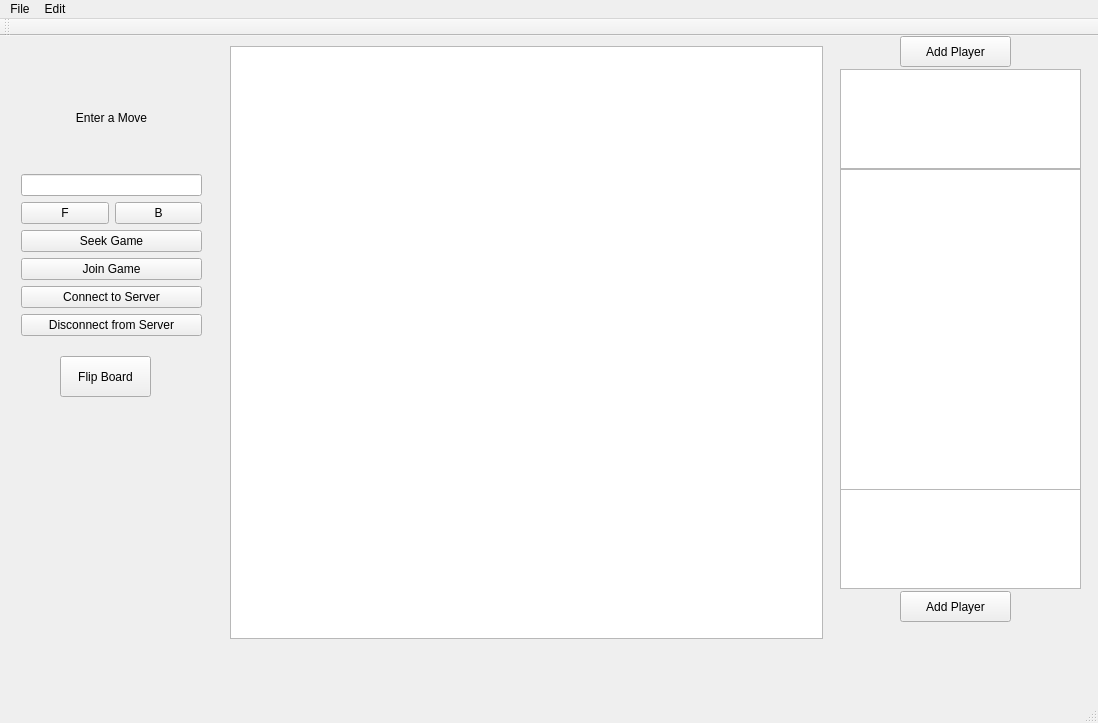
<?xml version="1.0" encoding="UTF-8"?>
<ui version="4.0">
 <class>MainWindow</class>
 <widget class="QMainWindow" name="MainWindow">
  <property name="geometry">
   <rect>
    <x>0</x>
    <y>0</y>
    <width>1098</width>
    <height>723</height>
   </rect>
  </property>
  <property name="windowTitle">
   <string>MainWindow</string>
  </property>
  <widget class="QWidget" name="centralWidget">
   <widget class="QGraphicsView" name="view">
    <property name="geometry">
     <rect>
      <x>230</x>
      <y>10</y>
      <width>593</width>
      <height>593</height>
     </rect>
    </property>
   </widget>
   <widget class="QGraphicsView" name="playerView1">
    <property name="geometry">
     <rect>
      <x>840</x>
      <y>33</y>
      <width>241</width>
      <height>100</height>
     </rect>
    </property>
   </widget>
   <widget class="QGraphicsView" name="playerView2">
    <property name="geometry">
     <rect>
      <x>840</x>
      <y>453</y>
      <width>241</width>
      <height>100</height>
     </rect>
    </property>
   </widget>
   <widget class="QPushButton" name="pushButton_5">
    <property name="geometry">
     <rect>
      <x>900</x>
      <y>0</y>
      <width>111</width>
      <height>31</height>
     </rect>
    </property>
    <property name="text">
     <string>Add Player</string>
    </property>
   </widget>
   <widget class="QPushButton" name="pushButton_6">
    <property name="geometry">
     <rect>
      <x>900</x>
      <y>555</y>
      <width>111</width>
      <height>31</height>
     </rect>
    </property>
    <property name="text">
     <string>Add Player</string>
    </property>
   </widget>
   <widget class="QTableView" name="tableView">
    <property name="geometry">
     <rect>
      <x>840</x>
      <y>133</y>
      <width>241</width>
      <height>321</height>
     </rect>
    </property>
   </widget>
   <widget class="QWidget" name="layoutWidget">
    <property name="geometry">
     <rect>
      <x>10</x>
      <y>20</y>
      <width>203</width>
      <height>291</height>
     </rect>
    </property>
    <layout class="QVBoxLayout" name="verticalLayout_6">
     <item>
      <layout class="QVBoxLayout" name="verticalLayout_5">
       <item>
        <layout class="QVBoxLayout" name="verticalLayout_4">
         <item>
          <layout class="QVBoxLayout" name="verticalLayout_2">
           <item>
            <layout class="QVBoxLayout" name="verticalLayout">
             <item>
              <widget class="QLabel" name="label">
               <property name="text">
                <string>Enter a Move</string>
               </property>
               <property name="alignment">
                <set>Qt::AlignCenter</set>
               </property>
              </widget>
             </item>
             <item>
              <widget class="QLineEdit" name="lineEdit"/>
             </item>
            </layout>
           </item>
           <item>
            <layout class="QHBoxLayout" name="horizontalLayout_2">
             <item>
              <widget class="QPushButton" name="pushButton_3">
               <property name="text">
                <string>F</string>
               </property>
              </widget>
             </item>
             <item>
              <widget class="QPushButton" name="pushButton_4">
               <property name="text">
                <string>B</string>
               </property>
              </widget>
             </item>
            </layout>
           </item>
          </layout>
         </item>
         <item>
          <layout class="QVBoxLayout" name="verticalLayout_3">
           <item>
            <widget class="QPushButton" name="pushButton_2">
             <property name="text">
              <string>Seek Game</string>
             </property>
            </widget>
           </item>
           <item>
            <widget class="QPushButton" name="pushButton">
             <property name="text">
              <string>Join Game</string>
             </property>
            </widget>
           </item>
          </layout>
         </item>
        </layout>
       </item>
       <item>
        <widget class="QPushButton" name="pushButton_7">
         <property name="text">
          <string>Connect to Server</string>
         </property>
        </widget>
       </item>
      </layout>
     </item>
     <item>
      <widget class="QPushButton" name="pushButton_8">
       <property name="text">
        <string>Disconnect from Server</string>
       </property>
      </widget>
     </item>
    </layout>
   </widget>
   <widget class="QPushButton" name="pushButton_9">
    <property name="geometry">
     <rect>
      <x>60</x>
      <y>320</y>
      <width>91</width>
      <height>41</height>
     </rect>
    </property>
    <property name="text">
     <string>Flip Board</string>
    </property>
   </widget>
  </widget>
  <widget class="QMenuBar" name="menuBar">
   <property name="geometry">
    <rect>
     <x>0</x>
     <y>0</y>
     <width>1098</width>
     <height>26</height>
    </rect>
   </property>
   <widget class="QMenu" name="menuFile">
    <property name="title">
     <string>File</string>
    </property>
    <addaction name="actionNew_Game"/>
    <addaction name="actionLoad_Game"/>
    <addaction name="actionSave_Game"/>
    <addaction name="separator"/>
    <addaction name="actionExit"/>
   </widget>
   <widget class="QMenu" name="menuEdit">
    <property name="title">
     <string>Edit</string>
    </property>
    <addaction name="actionStart_Position"/>
   </widget>
   <addaction name="menuFile"/>
   <addaction name="menuEdit"/>
  </widget>
  <widget class="QToolBar" name="mainToolBar">
   <attribute name="toolBarArea">
    <enum>TopToolBarArea</enum>
   </attribute>
   <attribute name="toolBarBreak">
    <bool>false</bool>
   </attribute>
  </widget>
  <widget class="QStatusBar" name="statusBar"/>
  <action name="actionNew_Game">
   <property name="text">
    <string>New Game</string>
   </property>
  </action>
  <action name="actionLoad_Game">
   <property name="text">
    <string>Load Game</string>
   </property>
  </action>
  <action name="actionExit">
   <property name="text">
    <string>Exit</string>
   </property>
  </action>
  <action name="actionSave_Game">
   <property name="icon">
    <iconset resource="res.qrc">
     <normaloff>:/images/img/floppy_disc.png</normaloff>:/images/img/floppy_disc.png</iconset>
   </property>
   <property name="text">
    <string>Save Game</string>
   </property>
  </action>
  <action name="actionStart_Position">
   <property name="text">
    <string>Start Position</string>
   </property>
  </action>
 </widget>
 <layoutdefault spacing="6" margin="11"/>
 <tabstops>
  <tabstop>lineEdit</tabstop>
  <tabstop>view</tabstop>
 </tabstops>
 <resources>
  <include location="res.qrc"/>
 </resources>
 <connections>
  <connection>
   <sender>lineEdit</sender>
   <signal>returnPressed()</signal>
   <receiver>MainWindow</receiver>
   <slot>slot2()</slot>
   <hints>
    <hint type="sourcelabel">
     <x>60</x>
     <y>114</y>
    </hint>
    <hint type="destinationlabel">
     <x>71</x>
     <y>207</y>
    </hint>
   </hints>
  </connection>
  <connection>
   <sender>pushButton_4</sender>
   <signal>clicked()</signal>
   <receiver>MainWindow</receiver>
   <slot>slot3()</slot>
   <hints>
    <hint type="sourcelabel">
     <x>137</x>
     <y>145</y>
    </hint>
    <hint type="destinationlabel">
     <x>120</x>
     <y>233</y>
    </hint>
   </hints>
  </connection>
 </connections>
 <slots>
  <signal>signal1()</signal>
  <signal>signal2()</signal>
  <slot>slot1()</slot>
  <slot>slot2()</slot>
  <slot>slot3()</slot>
 </slots>
</ui>
